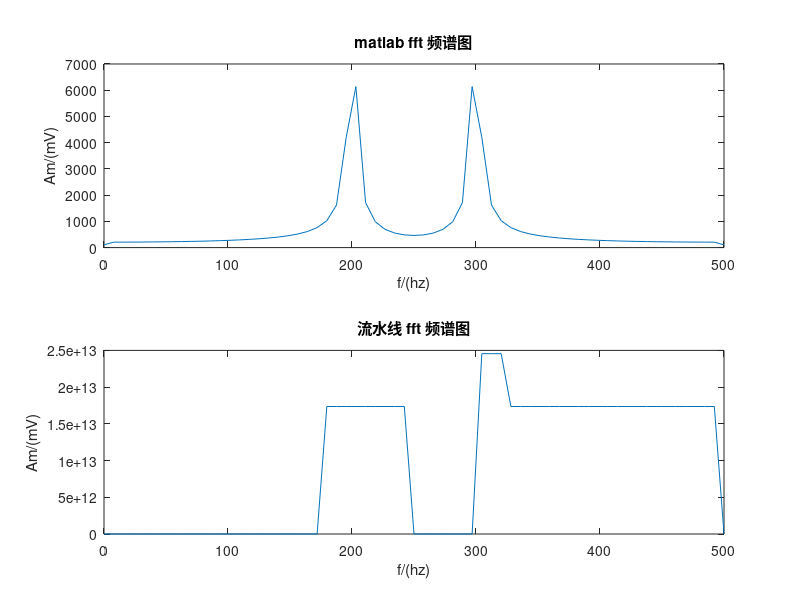

This figure's MATLAB source:
%% 采样参数
Fs=1e3;
T=1/Fs;        
length = 128;
t=(0:length-1)*T;
%% 生成测试信号
f1 = 200;
f2 = 300;
s1 = cos(2*pi*f1*t);    
s2 = cos(2*pi*f2*t);
signalN = s1 + s2 ;
data_before_fft = fix(8*1024*signalN);  %系数放大2^13倍
%data_before_fft = signalN;
%% 生成输入数据txt，让fpga调用
%fp = fopen('C:\FFT\Common_IPs\FFT_NEW\testbench\matlab\data_before_fft.txt','w');
fp = fopen('data_before_fft_213.txt','w');

for i = 1:length
   if(data_before_fft(i)>=0)
       temp= dec2bin(data_before_fft(i),16);
   else
       temp= dec2bin(data_before_fft(i)+2^16,16);
   end
    for j=1:16
        fprintf(fp,'%s',temp(j));
    end
    fprintf(fp,'0000000000000000'); %虚部补0
    fprintf(fp,'\r\n');
end
fclose(fp);
%% 把测试信号fft
%data_after_fft1 = DIF_FFT_2(data_before_fft, 128);
data_after_fft1 = fft(data_before_fft,128);
data_after_fft = data_after_fft1.';
data_real = fix(real(data_after_fft));
data_imag = fix(imag(data_after_fft));
%% 生成测试结果txt
fp_real = fopen('out_real.txt','w');
for i = 1:length
   if(data_real(i)>=0)
       temp_real= dec2bin((data_real(i)/128),16);
   else
       temp_real= dec2bin((data_real(i)/128)+2^16,16);
   end
    for j=1:16
        fprintf(fp_real,'%s',temp_real(j));
    end
    fprintf(fp_real,'\r\n');
end
fp_imag = fopen('out_imag.txt','w');
for i = 1:length
   if(data_imag(i)>=0)
       temp_imag= dec2bin(data_imag(i)/128,16);
   else
       temp_imag= dec2bin(data_imag(i)/128+2^16, 16);
   end
    for j=1:16
        fprintf(fp_imag,'%s',temp_imag(j));
    end
    fprintf(fp_imag,'\r\n');
end
%% 画理想fft频谱图
n = 0:(length-1);
%N = bitrevorder(n);
N = n;
for i = 1:length
    data_after_fft2(i)=data_after_fft1(N(i)+1);
end
P2 = abs(data_after_fft2/length);
P1 = P2(1:length/2+1);
P1(2:end-1) = 2*P1(2:end-1);
f = Fs*(0:(length/2))/length;
subplot(2,1,1)
plot(f,P1)
xlabel('f/(hz)');
ylabel('Am/(mV)');
title('matlab fft 频谱图');
%% 画流水线fft频谱图
data_real_1 = load('M_out_real.txt');
data_imag_1 = load('M_out_imag.txt');
data_after_fft3 = complex(data_real_1, data_imag_1);
for i = 1:length
    data_after_fft4(i)=data_after_fft3(N(i)+1);
end
P4 = abs(data_after_fft4/length);
P3 = P4(1:length/2+1);
P3(2:end-1) = 2*P3(2:end-1);
f1 = Fs*(0:(length/2))/length;
subplot(2,1,2) 
plot(f1,P3)
xlabel('f/(hz)');
ylabel('Am/(mV)');
title('流水线 fft 频谱图');
%% 基2 DIF FFT函数
function [Xk]=DIF_FFT_2(xn,N);
M=log2(N);
for m=0:M-1
    Num_of_Group=2^m;
    Interval_of_Group=N/2^m;
    Interval_of_Unit=N/2^(m+1);
    Cycle_Count=N/2^(m+1)-1;
    Wn=exp(-j*2*pi/Interval_of_Group);
    for g=1:Num_of_Group 
        Interval_1=(g-1)*Interval_of_Group;
        Interval_2=(g-1)*Interval_of_Group+Interval_of_Unit;
        for r=0:Cycle_Count;
            k=r+1;
            xn(k+Interval_1)=xn(k+Interval_1)+xn(k+Interval_2);
            xn(k+Interval_2)=[xn(k+Interval_1)-xn(k+Interval_2)-xn(k+Interval_2)]*Wn^r;
        end
    end
end
Xk = xn;
end